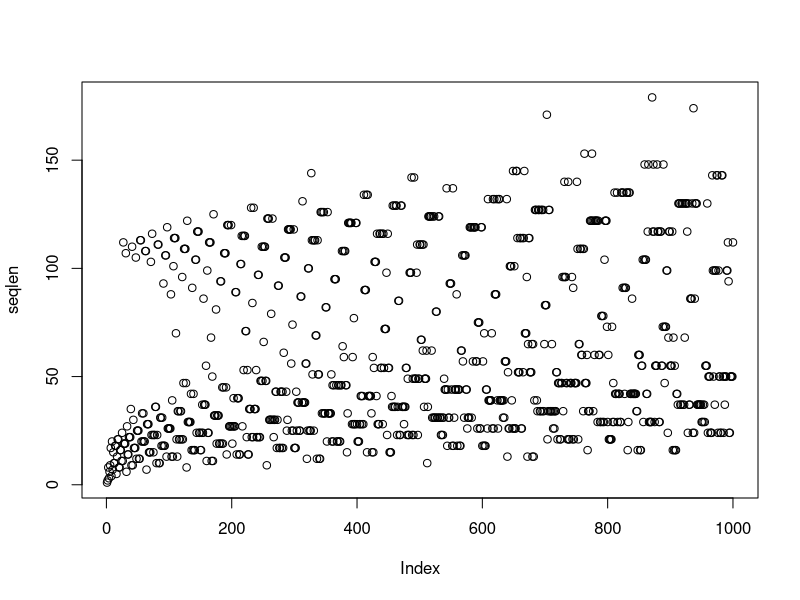
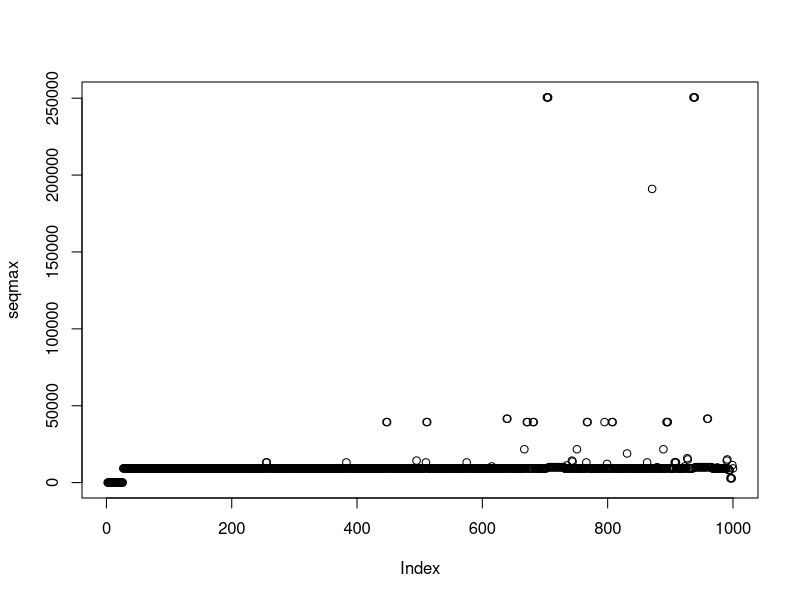

The R source for these figures, in order:

seqlen<- c()
boop<-c()
seqmax<-c()
for (i in 1:1000) {
n<-i
counter<-1
	while (n != 1) {
		boop[counter]<-c(n)
  		if (n%%2==0) {
    		n<-as.integer(n/2)	
		  } else {
		n<-as.integer(3*n+1)
  		}
		
	counter <- counter + 1
				
	}
	cat("complete \n")
	seqlen[i]<-c(counter)
	seqmax[i]<-c(max(boop))
	}

png("seqlen.png")
plot(seqlen)
dev.off()

png("seqmax.png")
plot(seqmax)
dev.off()
